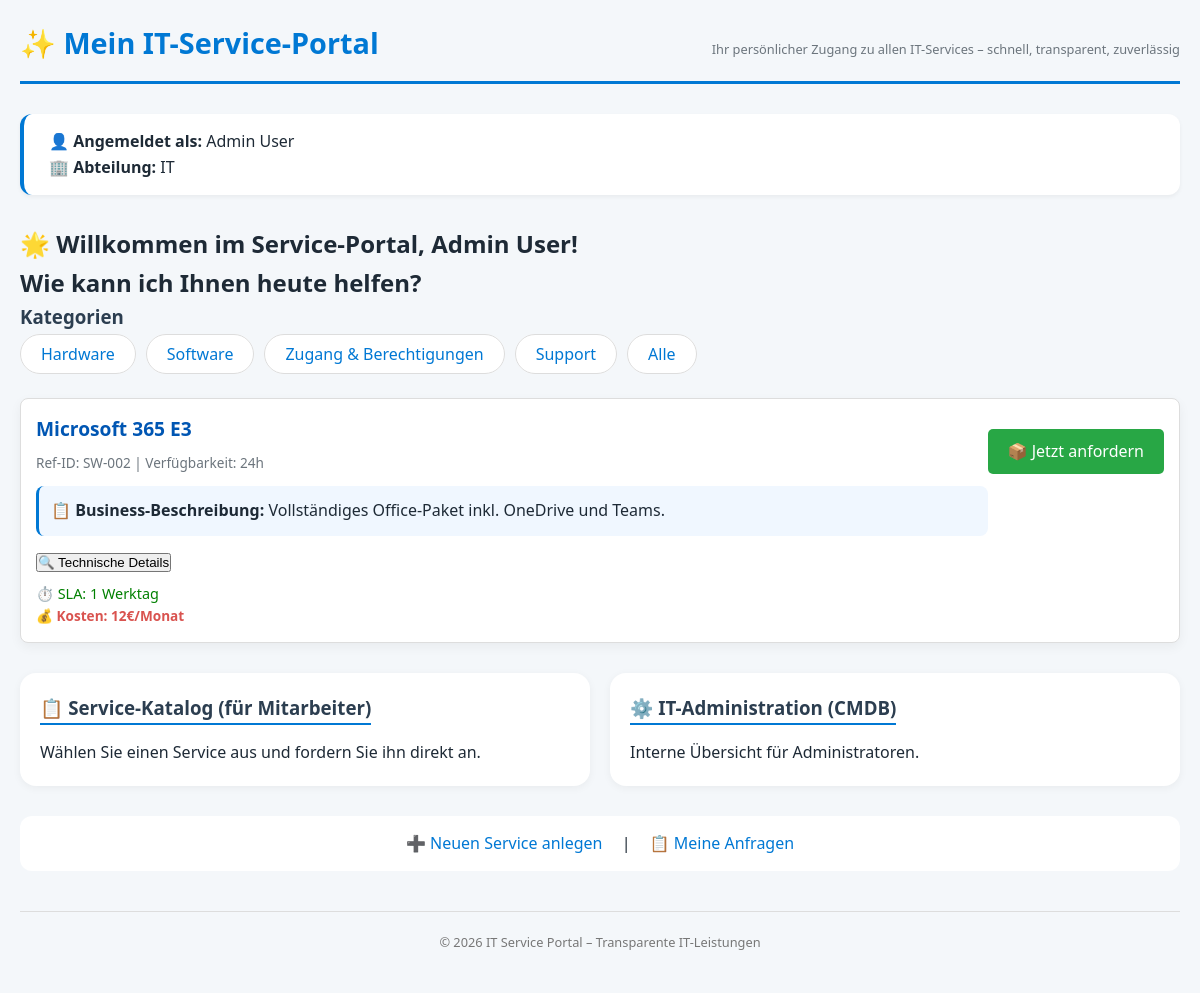
Screenshot of /?category=Software (signed in) with the database file from the repository.
### tables this page shows
CREATE TABLE users (
            id INTEGER PRIMARY KEY AUTOINCREMENT,
            username TEXT UNIQUE NOT NULL,
            password TEXT NOT NULL,
            role TEXT NOT NULL DEFAULT 'user',
            fullname TEXT,
            department TEXT
        );

CREATE TABLE services (
            id TEXT PRIMARY KEY,
            name TEXT NOT NULL,
            category TEXT,
            availability TEXT,
            description_business TEXT,
            description_technical TEXT,
            sla TEXT,
            costs TEXT,
            active INTEGER DEFAULT 1
        );

### app.py (the view)
@app.route('/')
@login_required
def index():
    category = request.args.get('category')
    services = database.get_services(category)
    return render_template('index.html', user=current_user, services=services)

### app.py (called while the page is built)
@login_manager.user_loader
def load_user(user_id):
    conn = sqlite3.connect(database.DB_PATH)
    c = conn.cursor()
    c.execute("SELECT id, username, role, fullname, department FROM users WHERE id=?", (user_id,))
    row = c.fetchone()
    conn.close()
    if row:
        return User(row[0], row[1], row[2], row[3], row[4])
    return None

### database.py (called while the page is built)
def get_services(category=None):
    conn = sqlite3.connect(DB_PATH)
    c = conn.cursor()
    if category:
        c.execute("SELECT * FROM services WHERE category=? AND active=1", (category,))
    else:
        c.execute("SELECT * FROM services WHERE active=1")
    rows = c.fetchall()
    conn.close()
    services = []
    for row in rows:
        services.append({
            'id': row[0],
            'name': row[1],
            'category': row[2],
            'availability': row[3],
            'description_business': row[4],
            'description_technical': row[5],
            'sla': row[6],
            'costs': row[7],
            'active': row[8]
        })
    return services

### templates/index.html (shortened to what this page needs)
<!DOCTYPE html>
<html lang="de">
<head>
    <link rel="stylesheet" href="{{ url_for('static', filename='style.css') }}">
</head>
<body>
    <div class="container">
        <div class="header">
            <h1>✨ Mein IT-Service-Portal</h1>
            <small>Ihr persönlicher Zugang zu allen IT-Services – schnell, transparent, zuverlässig</small>
        </div>
        <div class="user-info">
            <strong>👤 Angemeldet als:</strong> {{ user.fullname }}<br>
            <strong>🏢 Abteilung:</strong> {{ user.department }}
        </div>
        <h2>🌟 Willkommen im Service-Portal, {{ user.fullname }}!<br>Wie kann ich Ihnen heute helfen?</h2>
        <div class="categories">
            <h3>Kategorien</h3>
            <ul style="list-style: none; padding: 0; display: flex; gap: 10px;">
                <li><a href="{{ url_for('index', category='Hardware') }}" class="btn-small">Hardware</a></li>
                <li><a href="{{ url_for('index', category='Software') }}" class="btn-small">Software</a></li>
                <li><a href="{{ url_for('index', category='Zugang') }}" class="btn-small">Zugang & Berechtigungen</a></li>
                <li><a href="{{ url_for('index', category='Support') }}" class="btn-small">Support</a></li>
                <li><a href="{{ url_for('index') }}" class="btn-small">Alle</a></li>
            </ul>
        </div>
        {% for service in services %}
        <div class="service-card" style="border: 1px solid #ddd; padding: 15px; margin-bottom: 10px; border-radius: 8px;">
            <div class="service-info">
                <div class="service-name" style="font-size: 1.2em; font-weight: bold; color: #0056b3;">{{ service.name }}</div>
                <div class="service-meta">Ref-ID: {{ service.id }} | Verfügbarkeit: {{ service.availability }}</div>
                <div class="business-view" style="margin-top: 10px;">
                    <strong>📋 Business-Beschreibung:</strong> {{ service.description_business }}
                </div>
                <button class="btn-secondary" onclick="toggleTechnical('tech-{{ service.id }}')" style="margin-top: 5px;">🔍 Technische Details</button>
                {% if service.sla %}
                <div class="sla" style="color: green; font-size: 0.9em;">⏱️ SLA: {{ service.sla }}</div>
                {% endif %}
                {% if service.costs %}
                <div class="costs" style="color: #d9534f; font-weight: bold;">💰 Kosten: {{ service.costs }}</div>
                {% endif %}
            </div>
            <div style="margin-top: 15px;">
                <a href="{{ url_for('show_request_form', service_id=service.id) }}" class="btn-primary"
                   style="text-decoration: none; background-color: #28a745; color: white; padding: 10px 20px; border-radius: 5px; display: inline-block;">
                   📦 Jetzt anfordern
                </a>
            </div>
        </div>
        {% endfor %}
        <div class="two-columns" style="display: flex; gap: 20px; margin-top: 30px;">
            <div class="column">
                <h3>📋 Service-Katalog (für Mitarbeiter)</h3>
                <p>Wählen Sie einen Service aus und fordern Sie ihn direkt an.</p>
            </div>
            <div class="column">
                <h3>⚙️ IT-Administration (CMDB)</h3>
                <p>Interne Übersicht für Administratoren.</p>
            </div>
        </div>
        <div class="admin-link" style="margin-top: 20px; text-align: center;">
            <a href="{{ url_for('add_service_form') }}">➕ Neuen Service anlegen</a> |
            <a href="{{ url_for('requests_list') }}">📋 Meine Anfragen</a>
        </div>
        <footer style="margin-top: 40px; text-align: center; font-size: 0.8em; color: #777;">
            &copy; 2026 IT Service Portal – Transparente IT-Leistungen
        </footer>
    </div>
</body>
</html>

### static/style.css (style rules this page uses)
:root { --primary: #0078d4; --primary-dark: #005a9e; --secondary: #2c3e50; --light: #f4f7fa; --dark: #1e2a36; --success: #28a745; --warning: #ffc107; --danger: #dc3545; --gray: #6c757d; }
* { margin: 0; padding: 0; box-sizing: border-box; }
body { font-family: 'Segoe UI', Tahoma, Geneva, Verdana, sans-serif; background: var(--light); color: var(--dark); line-height: 1.6; }
.container { max-width: 1200px; margin: 0 auto; padding: 20px; }
.header { display: flex; justify-content: space-between; align-items: baseline; flex-wrap: wrap; border-bottom: 3px solid var(--primary); padding-bottom: 15px; margin-bottom: 30px; }
.header h1 { color: var(--primary); font-size: 1.8rem; }
.header small { color: var(--gray); font-size: 0.8rem; }
.user-info { background: white; border-radius: 12px; padding: 15px 25px; margin-bottom: 30px; box-shadow: 0 2px 4px rgba(0,0,0,0.05); border-left: 4px solid var(--primary); }
.categories { margin-bottom: 30px; }
.categories h3 { margin-bottom: 10px; color: var(--secondary); }
.categories ul { display: flex; flex-wrap: wrap; gap: 15px; list-style: none; padding: 0; }
.categories a { text-decoration: none; background: white; padding: 8px 20px; border-radius: 30px; color: var(--primary); font-weight: 500; transition: all 0.2s; border: 1px solid #ddd; }
.service-card { background: white; border-radius: 16px; padding: 20px; margin-bottom: 20px; box-shadow: 0 4px 12px rgba(0,0,0,0.05); transition: transform 0.2s, box-shadow 0.2s; display: flex; justify-content: space-between; align-items: flex-start; flex-wrap: wrap; }
.service-info { flex: 1; }
.service-name { font-size: 1.3rem; font-weight: 600; color: var(--primary-dark); margin-bottom: 8px; }
.service-meta { font-size: 0.85rem; color: var(--gray); margin-bottom: 12px; }
.business-view { background: #f0f7ff; padding: 12px; border-radius: 8px; margin: 12px 0; border-left: 3px solid var(--primary); }
.sla { font-size: 0.85rem; color: var(--success); margin-top: 8px; }
.costs { font-size: 0.85rem; color: var(--danger); }
.two-columns { display: flex; gap: 30px; margin-top: 40px; margin-bottom: 30px; }
.column { flex: 1; background: white; border-radius: 16px; padding: 20px; box-shadow: 0 2px 8px rgba(0,0,0,0.05); }
.column h3 { color: var(--secondary); margin-bottom: 15px; border-bottom: 2px solid var(--primary); display: inline-block; }
.admin-link { text-align: center; margin: 30px 0; padding: 15px; background: white; border-radius: 12px; }
.admin-link a { margin: 0 15px; color: var(--primary); text-decoration: none; font-weight: 500; }
footer { text-align: center; padding: 20px; color: var(--gray); font-size: 0.8rem; border-top: 1px solid #ddd; margin-top: 20px; }

### rows the page displays
users: fullname "Admin User", department "IT"
services: name "Microsoft 365 E3", id "SW-002", availability "24h", description_business "Vollständiges Office-Paket inkl. OneDrive und Teams.", sla "1 Werktag", costs "12€/Monat"
